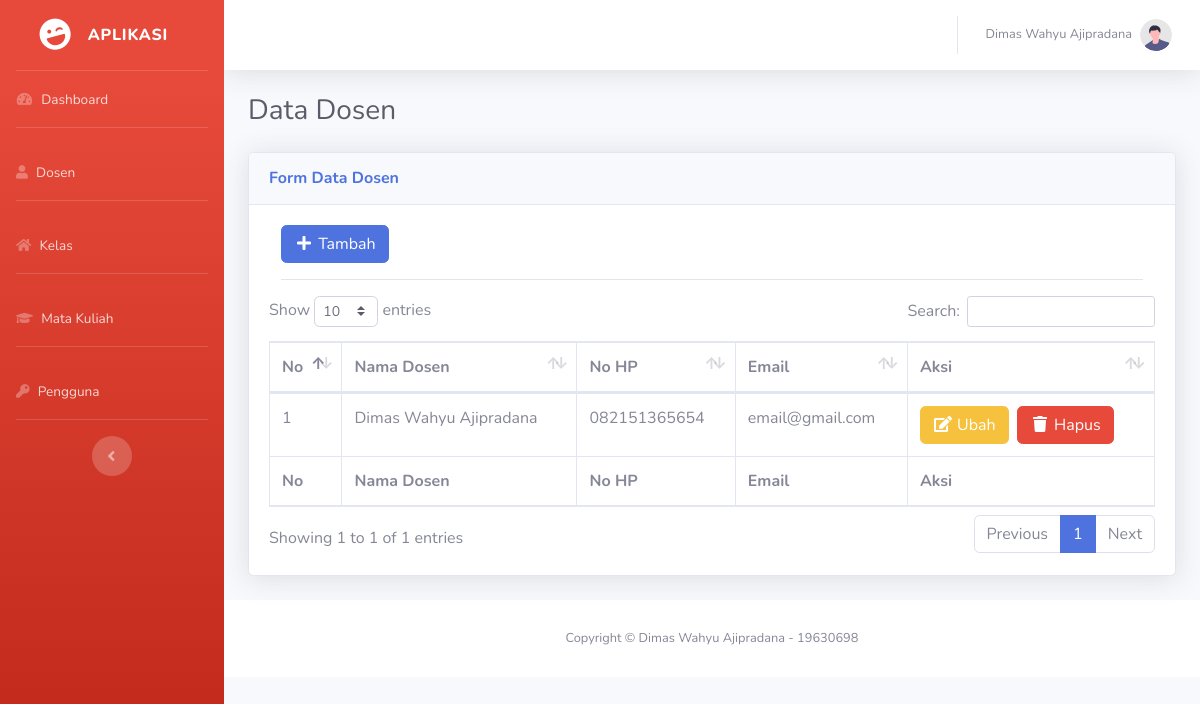
The app's page /dosen.php (signed in) with its own data.
### tables this page shows
CREATE TABLE IF NOT EXISTS `pengguna` (
`id_pengguna` int(11) NOT NULL,
  `nama_pengguna` varchar(100) NOT NULL,
  `user` varchar(100) NOT NULL,
  `pass` varchar(100) NOT NULL
);

CREATE TABLE IF NOT EXISTS `dosen` (
`id_dosen` int(11) NOT NULL,
  `nama_dosen` varchar(100) NOT NULL,
  `nohp` varchar(20) NOT NULL,
  `email` varchar(100) NOT NULL
);

CREATE TABLE IF NOT EXISTS `profil` (
`id` int(11) NOT NULL,
  `nama_aplikasi` varchar(100) NOT NULL,
  `nama_profil` varchar(100) NOT NULL,
  `nomor_profil` varchar(100) NOT NULL
);

### config/profil.php (called while the page is built, shortened)
<?php
$query_profil = mysqli_query($link, "select * from profil");
$data_profil = mysqli_fetch_array($query_profil);
$nama_profil = $data_profil['nama_profil'];
$nomor_profil = $data_profil['nomor_profil'];

### pages/center-dosen.php (the view, shortened to what this page needs)
<div class="container-fluid">
    <h1 class="h3 mb-4 text-gray-800"><?= $judul; ?></h1>
    <div class="card shadow mb-4">
        <div class="card-header py-3">
            <h6 class="m-0 font-weight-bold text-primary"><?= $judul_form; ?></h6>
        </div>
        <div class="card-body">
            <div class="col-12">
                <button type="button" class="btn btn-primary" title="Tambah" data-toggle="modal" data-target="#tambah"><i class="fa fa-fw fa-plus"></i> Tambah</button>
                <hr />
            </div>
            <div class=" table-responsive">
                <table class="table table-bordered" id="dataTable" width="100%" cellspacing="0">
                    <thead>
                        <tr>
                            <th>No</th>
                            <th>Nama Dosen</th>
                            <th>No HP</th>
                            <th>Email</th>
                            <th>Aksi</th>
                        </tr>
                    </thead>
                    <tfoot>
                        <tr>
                            <th>No</th>
                            <th>Nama Dosen</th>
                            <th>No HP</th>
                            <th>Email</th>
                            <th>Aksi</th>
                        </tr>
                    </tfoot>
                    <tbody>
                        <?php
                        $no = 1;
                        $query_dosen = mysqli_query($link, "select * from dosen order by id_dosen asc");
                        if (mysqli_num_rows($query_dosen) > 0) {
                            while ($data_dosen = mysqli_fetch_array($query_dosen)) {
                                $id_dosen = $data_dosen['id_dosen'];
                                $nama_dosen = $data_dosen['nama_dosen'];
                                $nohp = $data_dosen['nohp'];
                                $email = $data_dosen['email'];
                        ?>
                                <tr>
                                    <td><?= $no; ?></td>
                                    <td><?= $nama_dosen; ?></td>
                                    <td><?= $nohp; ?></td>
                                    <td><?= $email; ?></td>
                                    <td><a href="#" title="Ubah" data-toggle="modal" data-target="#ubah<?php echo $id_dosen; ?>"><button type="button" class="btn btn-warning "><i class="fa fa-fw fa-edit"></i> Ubah</button></a>&nbsp;&nbsp;<a href="proses/proses-dosen.php?s=<?php echo $id_dosen; ?>" title="Hapus" onclick="return confirm('Apakah anda yakin ingin menghapus data <?php echo $nama_dosen; ?>?')"><button type="button" class="btn btn-danger "><i class="fa fa-fw fa-trash"></i> Hapus </button></a></td>
                                </tr>
                        <?php $no++;
                            }
                        }
                        ?>
                    </tbody>
                </table>
            </div>
        </div>
    </div>
</div>

### templates/topnavbar.php (shortened to what this page needs)
<nav class="navbar navbar-expand navbar-light bg-white topbar mb-4 static-top shadow">
    <ul class="navbar-nav ml-auto">
        <li class="nav-item dropdown no-arrow">
            <a class="nav-link dropdown-toggle" href="#" id="userDropdown" role="button" data-toggle="dropdown" aria-haspopup="true" aria-expanded="false">
                <span class="mr-2 d-none d-lg-inline text-gray-600 small"><?= $nama_penggunalogin; ?></span>
                <img class="img-profile rounded-circle" src="assets/img/undraw_profile.svg">
            </a>
        </li>
    </ul>
</nav>

### templates/footer.php (shortened to what this page needs)
<footer class="sticky-footer bg-white">
    <div class="container my-auto">
        <div class="copyright text-center my-auto">
            <span>Copyright &copy; <?= $nama_profil . ' - ' . $nomor_profil; ?></span>
        </div>
    </div>
</footer>
</div>
</div>
</body>
</html>

### records on screen
pengguna: nama_pengguna "Dimas Wahyu Ajipradana"
dosen: nama_dosen "Dimas Wahyu Ajipradana", nohp "082151365654", email "email@gmail.com"
profil: nama_profil "Dimas Wahyu Ajipradana", nomor_profil "19630698"

### other values on screen
$judul "Data Dosen"
$judul_form "Form Data Dosen"
